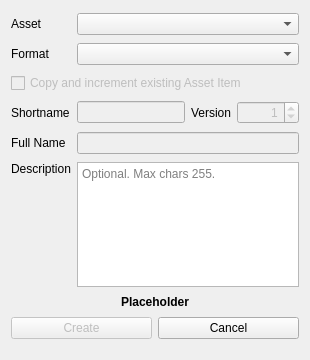
<?xml version="1.0" encoding="UTF-8"?>
<ui version="4.0">
 <class>AssetItemDialog</class>
 <widget class="QDialog" name="AssetItemDialog">
  <property name="geometry">
   <rect>
    <x>0</x>
    <y>0</y>
    <width>310</width>
    <height>360</height>
   </rect>
  </property>
  <property name="sizePolicy">
   <sizepolicy hsizetype="MinimumExpanding" vsizetype="MinimumExpanding">
    <horstretch>0</horstretch>
    <verstretch>0</verstretch>
   </sizepolicy>
  </property>
  <property name="minimumSize">
   <size>
    <width>310</width>
    <height>360</height>
   </size>
  </property>
  <property name="maximumSize">
   <size>
    <width>310</width>
    <height>360</height>
   </size>
  </property>
  <property name="focusPolicy">
   <enum>Qt::StrongFocus</enum>
  </property>
  <property name="contextMenuPolicy">
   <enum>Qt::NoContextMenu</enum>
  </property>
  <property name="windowTitle">
   <string>Create New Asset Item</string>
  </property>
  <layout class="QVBoxLayout" name="verticalLayout">
   <item>
    <layout class="QHBoxLayout" name="assetLayout">
     <item>
      <widget class="QLabel" name="assetLabel">
       <property name="sizePolicy">
        <sizepolicy hsizetype="Fixed" vsizetype="Preferred">
         <horstretch>0</horstretch>
         <verstretch>0</verstretch>
        </sizepolicy>
       </property>
       <property name="minimumSize">
        <size>
         <width>60</width>
         <height>0</height>
        </size>
       </property>
       <property name="text">
        <string>Asset</string>
       </property>
      </widget>
     </item>
     <item>
      <widget class="QComboBox" name="assetComboBox"/>
     </item>
    </layout>
   </item>
   <item>
    <layout class="QHBoxLayout" name="formatLayout">
     <item>
      <widget class="QLabel" name="formatLabel">
       <property name="sizePolicy">
        <sizepolicy hsizetype="Fixed" vsizetype="Preferred">
         <horstretch>0</horstretch>
         <verstretch>0</verstretch>
        </sizepolicy>
       </property>
       <property name="minimumSize">
        <size>
         <width>60</width>
         <height>0</height>
        </size>
       </property>
       <property name="text">
        <string>Format</string>
       </property>
      </widget>
     </item>
     <item>
      <widget class="QComboBox" name="formatComboBox"/>
     </item>
    </layout>
   </item>
   <item>
    <widget class="QCheckBox" name="checkboxCopyIncrement">
     <property name="enabled">
      <bool>false</bool>
     </property>
     <property name="text">
      <string>Copy and increment existing Asset Item</string>
     </property>
    </widget>
   </item>
   <item>
    <layout class="QHBoxLayout" name="shortNameVersionLayout">
     <item>
      <layout class="QHBoxLayout" name="shortNameLayout">
       <item>
        <widget class="QLabel" name="shortNameLabel">
         <property name="minimumSize">
          <size>
           <width>60</width>
           <height>0</height>
          </size>
         </property>
         <property name="text">
          <string>Shortname</string>
         </property>
        </widget>
       </item>
       <item>
        <widget class="QLineEdit" name="shortNameLineEdit">
         <property name="enabled">
          <bool>false</bool>
         </property>
         <property name="sizePolicy">
          <sizepolicy hsizetype="Fixed" vsizetype="Fixed">
           <horstretch>0</horstretch>
           <verstretch>0</verstretch>
          </sizepolicy>
         </property>
         <property name="minimumSize">
          <size>
           <width>0</width>
           <height>0</height>
          </size>
         </property>
         <property name="maximumSize">
          <size>
           <width>300</width>
           <height>16777215</height>
          </size>
         </property>
         <property name="toolTip">
          <string>Alphanumeric only</string>
         </property>
         <property name="maxLength">
          <number>3</number>
         </property>
        </widget>
       </item>
      </layout>
     </item>
     <item>
      <layout class="QHBoxLayout" name="versionLayout">
       <item>
        <widget class="QLabel" name="versionLabel">
         <property name="sizePolicy">
          <sizepolicy hsizetype="Fixed" vsizetype="Preferred">
           <horstretch>0</horstretch>
           <verstretch>0</verstretch>
          </sizepolicy>
         </property>
         <property name="minimumSize">
          <size>
           <width>0</width>
           <height>0</height>
          </size>
         </property>
         <property name="text">
          <string>Version</string>
         </property>
        </widget>
       </item>
       <item>
        <widget class="QSpinBox" name="versionSpinBox">
         <property name="enabled">
          <bool>false</bool>
         </property>
         <property name="alignment">
          <set>Qt::AlignRight|Qt::AlignTrailing|Qt::AlignVCenter</set>
         </property>
         <property name="buttonSymbols">
          <enum>QAbstractSpinBox::UpDownArrows</enum>
         </property>
         <property name="value">
          <number>1</number>
         </property>
        </widget>
       </item>
      </layout>
     </item>
    </layout>
   </item>
   <item>
    <layout class="QHBoxLayout" name="nameLayout">
     <item>
      <widget class="QLabel" name="nameLabel">
       <property name="minimumSize">
        <size>
         <width>60</width>
         <height>0</height>
        </size>
       </property>
       <property name="text">
        <string>Full Name</string>
       </property>
      </widget>
     </item>
     <item>
      <widget class="QLineEdit" name="nameLineEdit">
       <property name="enabled">
        <bool>false</bool>
       </property>
       <property name="placeholderText">
        <string/>
       </property>
      </widget>
     </item>
    </layout>
   </item>
   <item>
    <layout class="QHBoxLayout" name="descLayout">
     <item>
      <widget class="QLabel" name="descLabel">
       <property name="enabled">
        <bool>true</bool>
       </property>
       <property name="sizePolicy">
        <sizepolicy hsizetype="Preferred" vsizetype="Preferred">
         <horstretch>0</horstretch>
         <verstretch>0</verstretch>
        </sizepolicy>
       </property>
       <property name="minimumSize">
        <size>
         <width>60</width>
         <height>0</height>
        </size>
       </property>
       <property name="text">
        <string>Description</string>
       </property>
       <property name="alignment">
        <set>Qt::AlignLeading|Qt::AlignLeft|Qt::AlignTop</set>
       </property>
      </widget>
     </item>
     <item>
      <widget class="QPlainTextEdit" name="descTextEdit">
       <property name="enabled">
        <bool>true</bool>
       </property>
       <property name="sizePolicy">
        <sizepolicy hsizetype="Expanding" vsizetype="Fixed">
         <horstretch>0</horstretch>
         <verstretch>0</verstretch>
        </sizepolicy>
       </property>
       <property name="maximumSize">
        <size>
         <width>16777215</width>
         <height>125</height>
        </size>
       </property>
       <property name="placeholderText">
        <string>Optional. Max chars 255.</string>
       </property>
      </widget>
     </item>
    </layout>
   </item>
   <item>
    <widget class="QLabel" name="infoLabel">
     <property name="sizePolicy">
      <sizepolicy hsizetype="Preferred" vsizetype="Maximum">
       <horstretch>0</horstretch>
       <verstretch>0</verstretch>
      </sizepolicy>
     </property>
     <property name="font">
      <font>
       <weight>75</weight>
       <bold>true</bold>
      </font>
     </property>
     <property name="text">
      <string>Placeholder</string>
     </property>
     <property name="textFormat">
      <enum>Qt::PlainText</enum>
     </property>
     <property name="alignment">
      <set>Qt::AlignCenter</set>
     </property>
    </widget>
   </item>
   <item>
    <layout class="QHBoxLayout" name="layoutCreateCancel">
     <item>
      <widget class="QPushButton" name="btnCreate">
       <property name="enabled">
        <bool>false</bool>
       </property>
       <property name="text">
        <string>Create</string>
       </property>
      </widget>
     </item>
     <item>
      <widget class="QPushButton" name="btnCancel">
       <property name="text">
        <string>Cancel</string>
       </property>
      </widget>
     </item>
    </layout>
   </item>
  </layout>
 </widget>
 <resources/>
 <connections/>
</ui>
